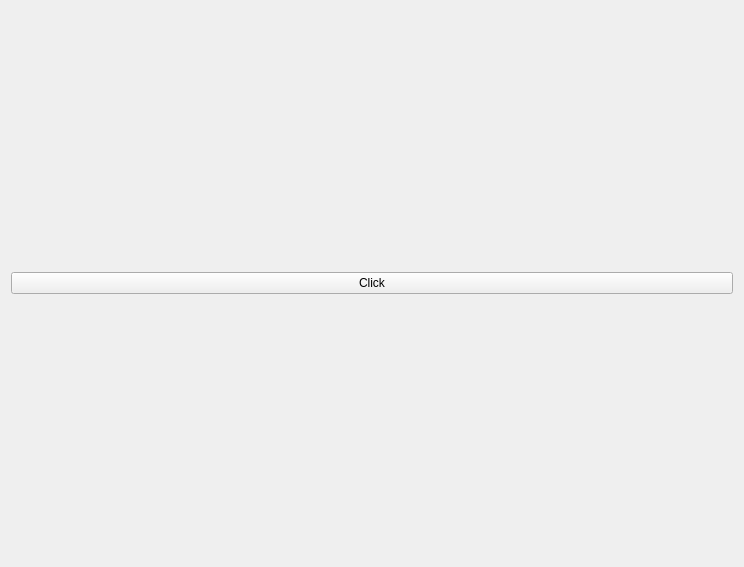
<?xml version="1.0" encoding="UTF-8"?>
<ui version="4.0">
 <class>Widget</class>
 <widget class="QWidget" name="Widget">
  <property name="geometry">
   <rect>
    <x>0</x>
    <y>0</y>
    <width>744</width>
    <height>567</height>
   </rect>
  </property>
  <property name="windowTitle">
   <string>My App</string>
  </property>
  <layout class="QVBoxLayout" name="verticalLayout">
   <item>
    <widget class="QPushButton" name="pushButton">
     <property name="text">
      <string>Click</string>
     </property>
    </widget>
   </item>
  </layout>
 </widget>
 <resources/>
 <connections/>
</ui>
